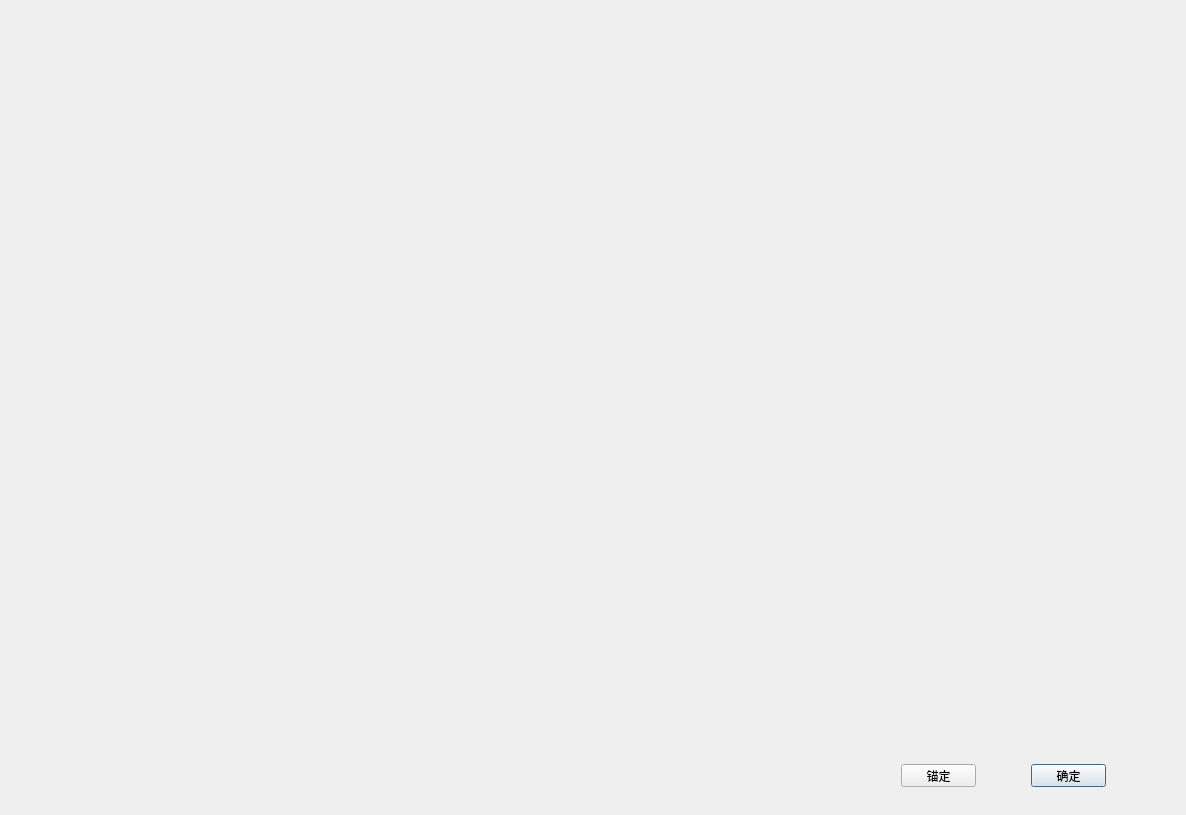
<?xml version="1.0" encoding="UTF-8"?>
<ui version="4.0">
 <class>TemplateDialog</class>
 <widget class="QDialog" name="TemplateDialog">
  <property name="geometry">
   <rect>
    <x>0</x>
    <y>0</y>
    <width>1186</width>
    <height>815</height>
   </rect>
  </property>
  <property name="windowTitle">
   <string>Dialog</string>
  </property>
  <layout class="QVBoxLayout" name="verticalLayout">
   <item>
    <widget class="QImageViewerWithAnchor" name="lb_selectTemplates"/>
   </item>
   <item>
    <widget class="QWidget" name="widget_2" native="true">
     <property name="maximumSize">
      <size>
       <width>16777215</width>
       <height>60</height>
      </size>
     </property>
     <widget class="QPushButton" name="pb_setTemplates">
      <property name="geometry">
       <rect>
        <x>1020</x>
        <y>20</y>
        <width>75</width>
        <height>23</height>
       </rect>
      </property>
      <property name="text">
       <string>确定</string>
      </property>
     </widget>
     <widget class="QPushButton" name="pb_anchorTemplates">
      <property name="geometry">
       <rect>
        <x>890</x>
        <y>20</y>
        <width>75</width>
        <height>23</height>
       </rect>
      </property>
      <property name="text">
       <string>锚定</string>
      </property>
     </widget>
    </widget>
   </item>
  </layout>
 </widget>
 <customwidgets>
  <customwidget>
   <class>QImageViewerWithAnchor</class>
   <extends>QFrame</extends>
   <header>QImageViewerWithAnchor.h</header>
   <container>1</container>
  </customwidget>
 </customwidgets>
 <resources/>
 <connections/>
</ui>
